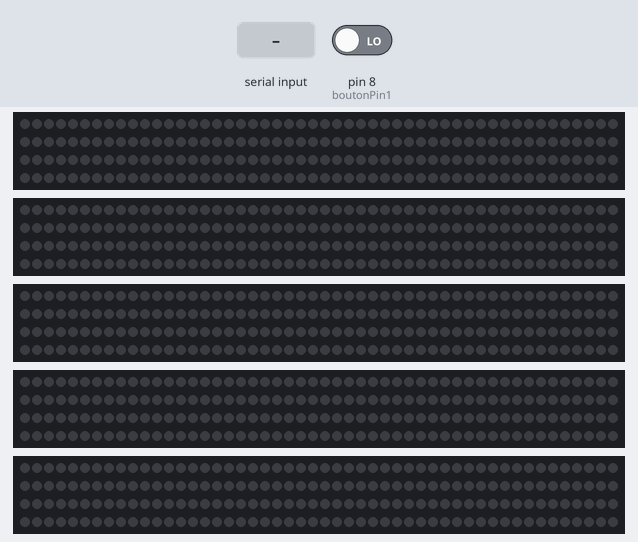
The sketch below on a simulated Arduino Uno, built with avr-gcc and run on an emulated ATmega328P. Parts: 5 × 200 RGB LEDs in strip order, left to right, continuing on the next row. Inputs (shaded band) come from the test bench; at power-on: pin 8 (boutonPin1) LOW. Dim RGB values are drawn brighter than linear.

Above: at 1.2 s.
1.3 s: "30,150\n" received over Serial
At 1.41 s:
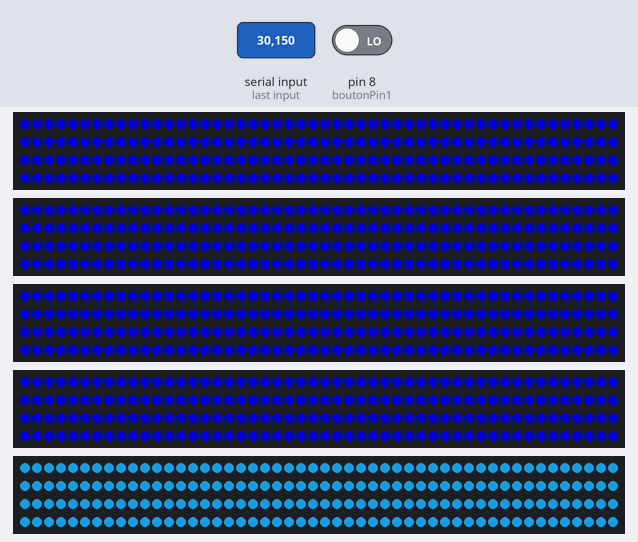
2.9 s: "1\n" received over Serial
At 4.1 s:
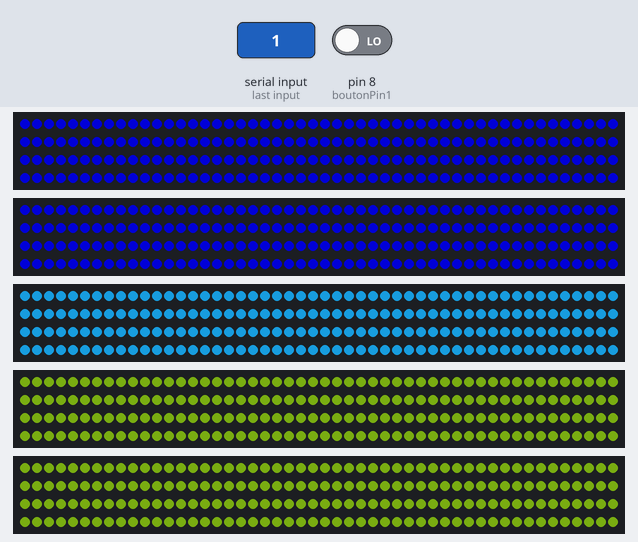
4.4 s: "200\n" received over Serial
At 4.5 s:
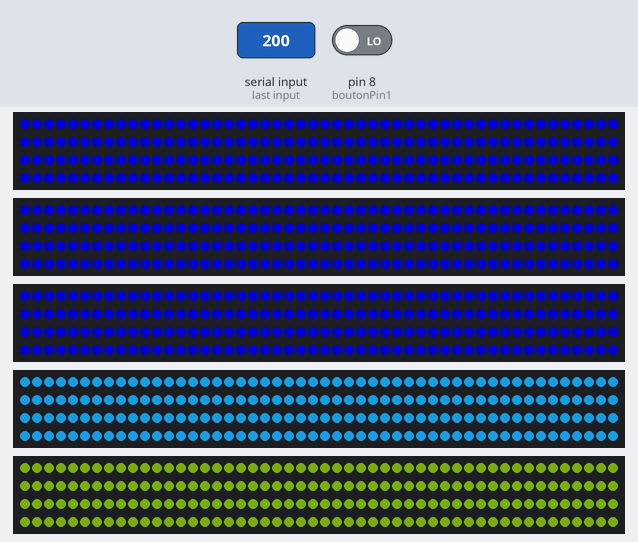
Timing chart, 0 to 7.4 s (numbered marks = the images above; inputs shaded):
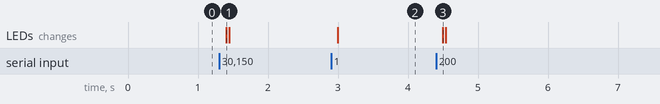

Measured:
- after the input at 1.3 s, the LEDs: change after 0.10 s (image 1)
- after the input at 2.9 s, the LEDs: change after 0.10 s (image 2)
- after the input at 4.4 s, the LEDs: change after 0.10 s (image 3)

The sketch:

bouton_lumiere.ino
```cpp
#include <Adafruit_NeoPixel.h>


int temps_defini = 2000;    //définition du temps de maintien désiré en ms
int boutonPin1 = 8;         // num pin du bouton
long debut_appui1;          // temps d'appui du bouton
bool variable1 = false;     // si le bouton est toujours appuye
bool longpress = false;     // si le bouton respecte le temps d'appui
int etat_bouton1;           // etat du bouton (0=relacher, 1=appuie)
int dernier_etat_bouton1 = 0; // etat du bouton a la boucle precedente

// Objet bande de led (utile pour la liaison avec le num pin)
struct LEDStrip {
  int pin;
  int numLEDs;
  Adafruit_NeoPixel strip;
};

const int numStrips = 5;    // nombre de bande led branche
LEDStrip myLEDStrips[numStrips] = {   // num pin des bandes led
  {6, 200},
  {5, 200},
  {4, 200},
  {3, 200},
  {2,200}
};

// fonction pour gerer l'initialisation d'une bande de led
void initNeoPixel(Adafruit_NeoPixel &strip, int pin, int numLEDs) {
  strip = Adafruit_NeoPixel(numLEDs, pin, NEO_GRB + NEO_KHZ800);
  strip.begin();
  strip.show();
}

// fonction pour initialise toutes les bandes de led
void initLEDStrips(LEDStrip *strips, int numStrips) {
  for (int i = 0; i < numStrips; i++) {
    initNeoPixel(strips[i].strip, strips[i].pin, strips[i].numLEDs);
  }
}

// fonction pour eteindre les leds
void clear() {
  for (int i = 0; i < numStrips; i++) {
    myLEDStrips[i].strip.clear();
    myLEDStrips[i].strip.show();
  }
}

// fonction pour changer la couleur des bandes led selons le niveau donnee en param
void level(int level) {
  clear();
  for (int i = 0; i < level; i++) {
    //myLEDStrips[i].strip.clear();
    for (int j = 0; j < myLEDStrips[i].numLEDs; j++) {
      myLEDStrips[i].strip.setPixelColor(j, myLEDStrips[i].strip.Color(0, 0, 139));
    }
    if (i == level - 1) {
      for (int j = 0; j < myLEDStrips[i].numLEDs; j++) {
        myLEDStrips[i].strip.setPixelColor(j, myLEDStrips[i].strip.Color(16,109,156));
    }
    }
    myLEDStrips[i].strip.show();
  }
  for (int i = level; i < numStrips; i++) {
    //myLEDStrips[i].strip.clear();
    for (int j = 0; j < myLEDStrips[i].numLEDs; j++) {
      myLEDStrips[i].strip.setPixelColor(j, myLEDStrips[i].strip.Color(35, 50, 5));
    }
    myLEDStrips[i].strip.show();
  }
}

// fonction pour appele la fonction level avec le bon niveau de config (donner en param)
void step(int s) {
  if (s > 0 && s <= 3) {
    level(s+2);
  } else{
    clear();
  }
}

void setup()   {
  Serial.begin(9600);
  pinMode(boutonPin1, INPUT);
  initLEDStrips(myLEDStrips, numStrips);
}

void loop()   {

  //
  //  Gestion des lumières
  //

  if (Serial.available() > 0) {   // voir si il y a quelque chose dans le buffer (input dans le port serie)
    char s = Serial.read();       // recupere le premier caractere
    //Serial.print("Lecture : ");
    //Serial.println(s);
    if (s != 'N' && s!= 'S' && s != '\n') {   // si le format d'entre est correcte
      step(s - '0');
    }
  }

  //
  //  Gestion du bouton
  //

  etat_bouton1 = digitalRead(boutonPin1);
  //Serial.println(etat_bouton1);                   //lecture de l'état des boutons
  if (etat_bouton1 == 1 && dernier_etat_bouton1 == 0){      //détection de l'appui sur le bouton 1
      debut_appui1 = millis();                                   //initialisation du compteur 1
      variable1 = true;                                          //enregistrement du changement d'état du bouton 1
  }
  if ( variable1 == true && etat_bouton1 == 1 && dernier_etat_bouton1 == 1){    //le bouton 1 était et est toujours appuyé
      if ((millis() - debut_appui1) >= temps_defini){             //est-ce que le temps choisi est écoulé ?
        longpress = true;
      }
  }

  // quand on relache le bouton
  if (etat_bouton1 == 0 && dernier_etat_bouton1 != 0){

      variable1 = false;
      if(longpress) {
        longpress = false;
        // on commence l'animation
        Serial.println("S");
        //step(3); // alume les leds selon la configuration prevu pour l'étape 1
      }
      else {
        // on passe a l'étape suivante
        Serial.println("N");
      }
  }
  dernier_etat_bouton1 = etat_bouton1;                       //actualisation de l'état du bouton
  delay(10);
}
```
